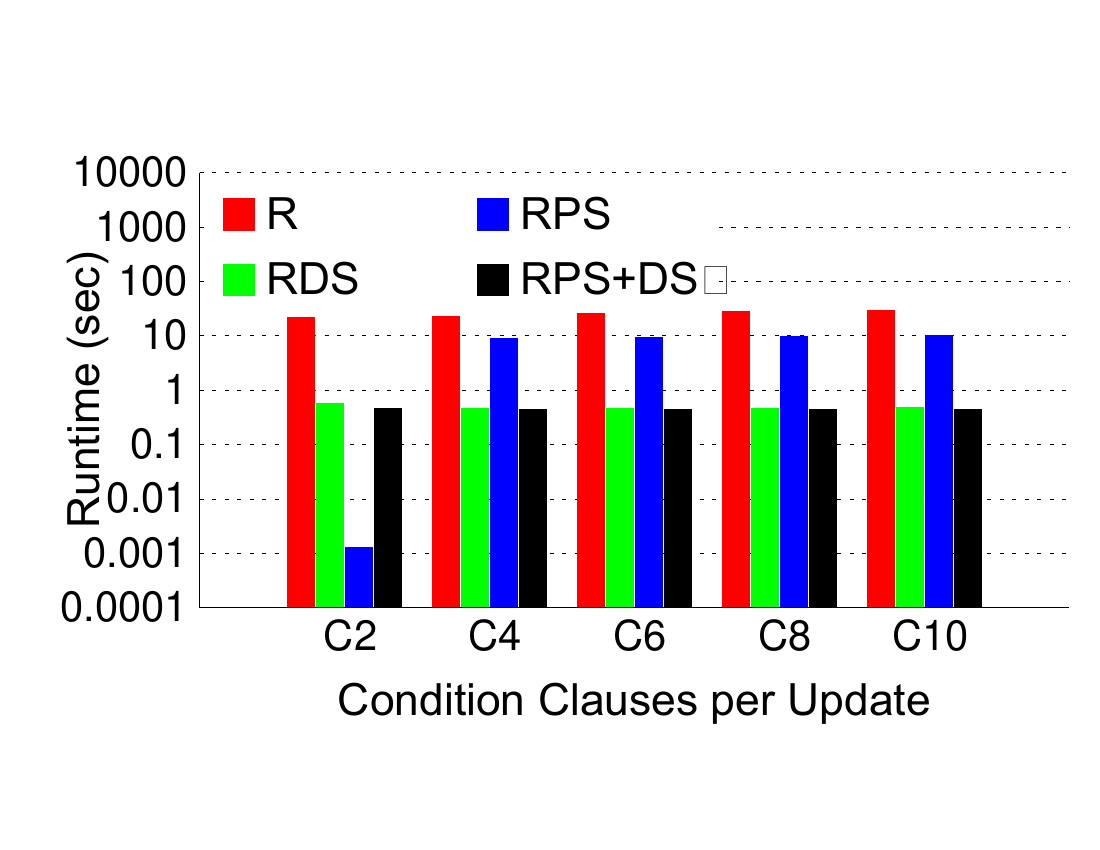

gnuplot code for this plot:
# length/width ratio and terminal
set size ratio 0.5
set terminal postscript color enhanced  
set output 'clause.ps'

# Title
unset title

# Margins
set tmargin -3
set bmargin -2
set rmargin 0
set lmargin -3

# border
set border 3 front linetype -1 linewidth 1.000

# Boxes
set boxwidth 0.95 absolute
set style fill   solid 1.00 noborder

# line styles
set linetype 1 lt -1 lw 1 lc rgb "#FF0000"
set linetype 2 lt -1 lw 1 lc rgb "#00FF00" 
set linetype 3 lt -1 lw 1 lc rgb "#0000FF"
set linetype 4 lt -1 lw 1 lc rgb "#000000" 

set linetype cycle 4

# Grid
set grid nopolar
set grid noxtics nomxtics ytics nomytics noztics nomztics \
 nox2tics nomx2tics noy2tics nomy2tics nocbtics nomcbtics
set grid layerdefault   linetype 0 linewidth 3.000,  linetype 0 linewidth 1.000

# Key
set key nobox autotitles columnhead Left reverse left
set key font "Arial,32"
set key width 10
set key samplen 2
set key spacing 6
set key maxrows 2

# style - histogram
set style histogram clustered gap 1 title  offset character 2, 0.25, 0
set datafile missing '-'
set style data histograms

# Axis
set xtics border in scale 0,0 nomirror   offset character 0.5, -0.5, 2 autojustify
set xtics norangelimit font ",30"
set xtics   ()

set logscale y
set yrange [ 0.0001 : 10000 ]
set ytics border in scale 0,0 mirror norotate  offset character 0, 0, 0 autojustify
set ytics font ",30"

set xlabel font "Arial,32"
set xlabel "\nCondition Clauses per Update" 
set xlabel  offset character 0, 0, 0  norotate

set ylabel "Runtime (sec)" 
set ylabel font "Arial,32"


# Plot command
plot 'clause.csv' using 2 t col, '' using 3:xtic(1) t col, '' using 4 t col, '' using 5 t col
